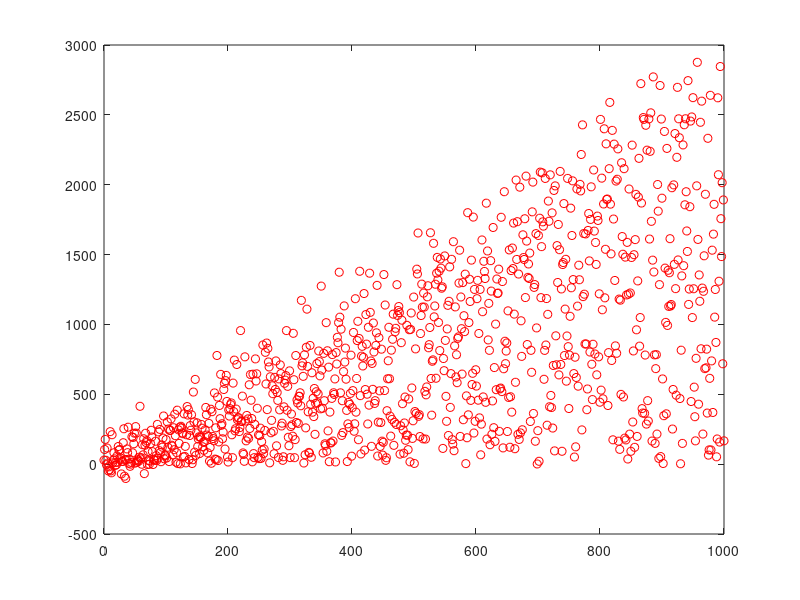

The MATLAB script that drew this image: (Note: this script raises an error after producing the figure.)
% function [m] = implement_ransac_eas(x, y, s, T, p)
% x and y are the data set to build a linear model from
% s is the smallest number of points required for each individual model (2)
% N is the number of iterations required, calculated from P?
% p is the probability hat we have chosen N samples and not all of them 
% are contaminated. there is at least one inliar in our data

%% Create the synthetic Data %%
% Set the fake data
m = 3;
b = 2;
Nb_samples = 1000;

X=linspace(0,1000, Nb_samples);

y=m.*X+b;
for i=1:Nb_samples
    noisei=randi([-abs(m*100),abs(m*100)]);
    y(i)=(noisei)+y(i);
    noise=rand(1);
    y(i)=y(i)-(noise.*y(i));
end

[~, nb_samples] = size(X);

%% Plot the data to visualize it
figure
plot(X, y, 'ro')
hold on

%% Implement RANSAC %%

% RANSAC Parameters
% p = 0.99; % Probability that you have at least one inlier in your data
% u = .33; % Probability that a point is an outlier
Nb_iters = ceil(nb_samples/6); % Number of iterations to do
d_threshold = 10;

[all_combos] = ransac_eas(X, y, d_threshold, Nb_iters);

% Get the best performing points
[~, best_index] = max(all_combos(:,5));
v1_best = all_combos(best_index, 1:2);
v2_best = all_combos(best_index, 3:4);

[slope, b] = fit_a_line(v1_best, v2_best);
refline(slope, b)
